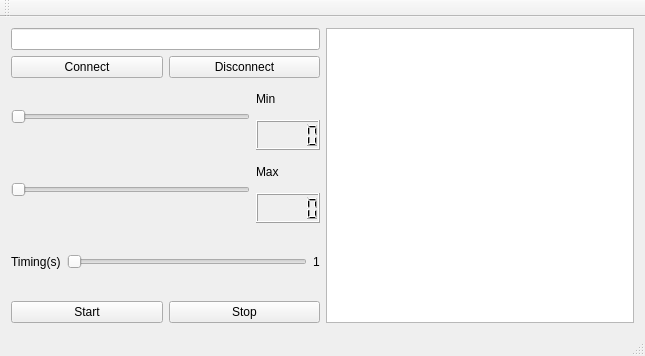
<?xml version="1.0" encoding="UTF-8"?>
<ui version="4.0">
 <class>MainWindow</class>
 <widget class="QMainWindow" name="MainWindow">
  <property name="geometry">
   <rect>
    <x>0</x>
    <y>0</y>
    <width>645</width>
    <height>356</height>
   </rect>
  </property>
  <property name="windowTitle">
   <string>MainWindow</string>
  </property>
  <widget class="QWidget" name="centralWidget">
   <layout class="QVBoxLayout" name="verticalLayout_4">
    <item>
     <layout class="QHBoxLayout" name="horizontalLayout_6">
      <item>
       <layout class="QVBoxLayout" name="verticalLayout_3">
        <item>
         <widget class="QLineEdit" name="lineEdit">
          <property name="text">
           <string/>
          </property>
         </widget>
        </item>
        <item>
         <layout class="QHBoxLayout" name="horizontalLayout_3">
          <item>
           <widget class="QPushButton" name="botaoConnect">
            <property name="text">
             <string>Connect</string>
            </property>
           </widget>
          </item>
          <item>
           <widget class="QPushButton" name="buttonDisconnect">
            <property name="text">
             <string>Disconnect</string>
            </property>
           </widget>
          </item>
         </layout>
        </item>
        <item>
         <layout class="QHBoxLayout" name="horizontalLayout_2">
          <item>
           <widget class="QSlider" name="sliderMin">
            <property name="orientation">
             <enum>Qt::Horizontal</enum>
            </property>
           </widget>
          </item>
          <item>
           <layout class="QVBoxLayout" name="verticalLayout">
            <item>
             <widget class="QLabel" name="label">
              <property name="text">
               <string>Min</string>
              </property>
             </widget>
            </item>
            <item>
             <widget class="QLCDNumber" name="lcdMin"/>
            </item>
           </layout>
          </item>
         </layout>
        </item>
        <item>
         <layout class="QHBoxLayout" name="horizontalLayout">
          <item>
           <widget class="QSlider" name="sliderMax">
            <property name="orientation">
             <enum>Qt::Horizontal</enum>
            </property>
           </widget>
          </item>
          <item>
           <layout class="QVBoxLayout" name="verticalLayout_2">
            <item>
             <widget class="QLabel" name="label_2">
              <property name="text">
               <string>Max</string>
              </property>
             </widget>
            </item>
            <item>
             <widget class="QLCDNumber" name="lcdMax"/>
            </item>
           </layout>
          </item>
         </layout>
        </item>
        <item>
         <layout class="QHBoxLayout" name="horizontalLayout_4">
          <item>
           <widget class="QLabel" name="label_3">
            <property name="text">
             <string>Timing(s)</string>
            </property>
           </widget>
          </item>
          <item>
           <widget class="QSlider" name="sliderTiming">
            <property name="minimum">
             <number>1</number>
            </property>
            <property name="maximum">
             <number>5</number>
            </property>
            <property name="orientation">
             <enum>Qt::Horizontal</enum>
            </property>
           </widget>
          </item>
          <item>
           <widget class="QLabel" name="label_4">
            <property name="text">
             <string>1</string>
            </property>
           </widget>
          </item>
         </layout>
        </item>
        <item>
         <layout class="QHBoxLayout" name="horizontalLayout_5">
          <item>
           <widget class="QPushButton" name="botaocomeco">
            <property name="text">
             <string>Start</string>
            </property>
           </widget>
          </item>
          <item>
           <widget class="QPushButton" name="botaoFimDeTempo">
            <property name="text">
             <string>Stop</string>
            </property>
           </widget>
          </item>
         </layout>
        </item>
       </layout>
      </item>
      <item>
       <widget class="QTextEdit" name="textEdit"/>
      </item>
     </layout>
    </item>
   </layout>
  </widget>
  <widget class="QMenuBar" name="menuBar">
   <property name="geometry">
    <rect>
     <x>0</x>
     <y>0</y>
     <width>645</width>
     <height>21</height>
    </rect>
   </property>
  </widget>
  <widget class="QToolBar" name="mainToolBar">
   <attribute name="toolBarArea">
    <enum>TopToolBarArea</enum>
   </attribute>
   <attribute name="toolBarBreak">
    <bool>false</bool>
   </attribute>
  </widget>
  <widget class="QStatusBar" name="statusBar"/>
 </widget>
 <layoutdefault spacing="6" margin="11"/>
 <resources/>
 <connections>
  <connection>
   <sender>sliderMax</sender>
   <signal>valueChanged(int)</signal>
   <receiver>lcdMax</receiver>
   <slot>display(int)</slot>
   <hints>
    <hint type="sourcelabel">
     <x>94</x>
     <y>181</y>
    </hint>
    <hint type="destinationlabel">
     <x>268</x>
     <y>189</y>
    </hint>
   </hints>
  </connection>
  <connection>
   <sender>sliderMin</sender>
   <signal>valueChanged(int)</signal>
   <receiver>lcdMin</receiver>
   <slot>display(int)</slot>
   <hints>
    <hint type="sourcelabel">
     <x>95</x>
     <y>123</y>
    </hint>
    <hint type="destinationlabel">
     <x>296</x>
     <y>140</y>
    </hint>
   </hints>
  </connection>
  <connection>
   <sender>sliderTiming</sender>
   <signal>valueChanged(int)</signal>
   <receiver>label_4</receiver>
   <slot>setNum(int)</slot>
   <hints>
    <hint type="sourcelabel">
     <x>180</x>
     <y>229</y>
    </hint>
    <hint type="destinationlabel">
     <x>317</x>
     <y>214</y>
    </hint>
   </hints>
  </connection>
 </connections>
</ui>
